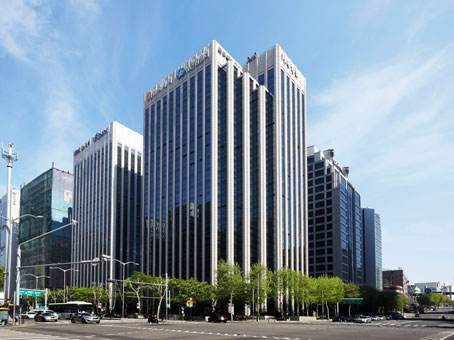
#> input picture images/buildings.jpg, 454 x 340 px
$ python 'Hough Line Transform.py'
#> lines starting #> are read from the running program, lines starting #| are printed output that depends on the picture; after the words box and inside, x2 and y2 are one past the last pixel; in counts of white or black regions, pixels touching at a corner belong together
import cv2
import numpy as np

# 霍夫直线变换
src = cv2.imread('../images/buildings.jpg')
#> src is the input picture: shape (340, 454, 3); mean B, G, R 160.6, 145.3, 127.5
img = cv2.cvtColor(src, cv2.COLOR_BGR2GRAY)
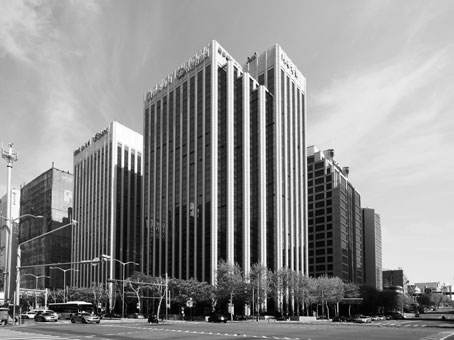
#> img: shape (340, 454); min 0, max 255, mean 141.7
canny = cv2.Canny(img, 100, 150, apertureSize=3)
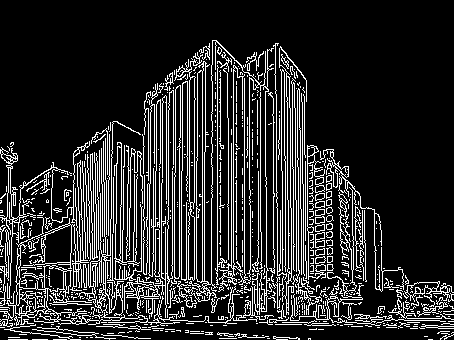
#> canny: shape (340, 454); 16.5% white in thin lines or dots, all inside (x1, y1, x2, y2) = (0, 40, 454, 340)

lines = cv2.HoughLines(canny, 1, np.pi / 360, 180)
#> lines = 43 rows, first 8: [233, 0], [-280, 3.13], [202, 0], [217, 0], [-283, 3.13], [-291, 3.13], [244, 0], [206, 0.00873]
for line in lines:
    for rho, theta in line:
        a = np.cos(theta)
        b = np.sin(theta)
        x0 = a * rho
        y0 = b * rho
        x1 = int(x0 + 1000 * (-b))
        y1 = int(y0 + 1000 * (a))
        x2 = int(x0 - 1000 * (-b))
        y2 = int(y0 - 1000 * (a))

        cv2.line(src, (x1, y1), (x2, y2), (0, 0, 255), 1)
#> this loop made 43 passes
#> line on passes 1 to 12: [[233, 0]], [[-280, 3.13]], [[202, 0]], [[217, 0]], [[-283, 3.13]], [[-291, 3.13]], [[244, 0]], [[206, 0.00873]], [[183, 0.00873]], [[-264, 3.13]], [[198, 0.00873]], [[194, 0]]
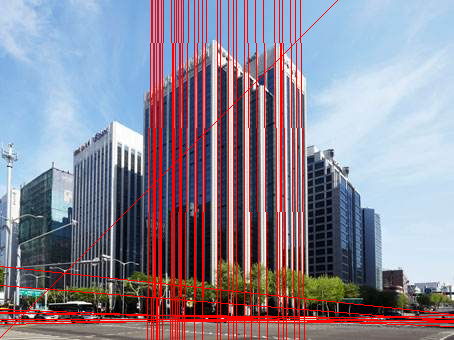
#> src: shape (340, 454, 3); 9.46% of pixels changed, all inside (x1, y1, x2, y2) = (0, 0, 454, 340)

cv2.imshow('img', src)
#cv2.waitKey(0)

# 概率霍夫变换
lines = cv2.HoughLinesP(canny, 1, np.pi / 180, 100, minLineLength=100, maxLineGap=10)
#> lines = 110 rows, first 6: [202, 300, 202, 52], [233, 323, 233, 57], [217, 287, 217, 41], [228, 338, 228, 118], [236, 294, 236, 81], [220, 290, 220, 44]
for line in lines:
    for x1, y1, x2, y2 in line:
        cv2.line(img, (x1, y1), (x2, y2), (0, 255, 0), 2)
#> this loop made 110 passes
#> line on passes 1 to 12: [[202, 300, 202, 52]], [[233, 323, 233, 57]], [[217, 287, 217, 41]], [[228, 338, 228, 118]], [[236, 294, 236, 81]], [[220, 290, 220, 44]], [[194, 202, 194, 56]], [[244, 292, 244, 67]], [[9, 310, 184, 316]], [[160, 297, 361, 297]], [[287, 324, 424, 328]], [[58, 269, 359, 290]]
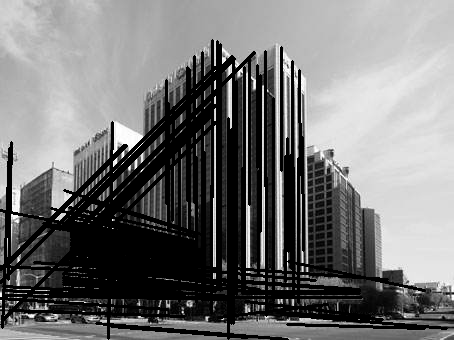
#> img: shape (340, 454); min 0, max 255, mean 115.6
cv2.imshow('img', img)
cv2.waitKey(0)
